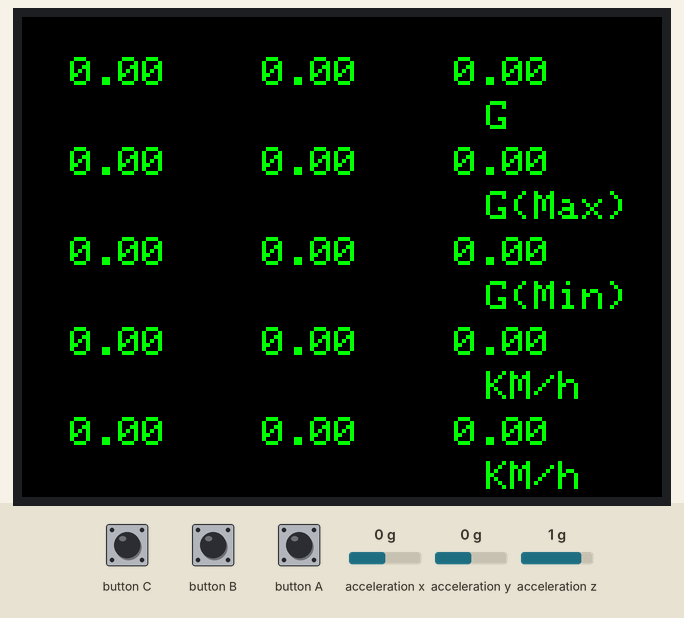
The sketch below on a simulated ESP32. On the bench: 320×240 colour display. The test bench sets the inputs (shaded band); at power-on: acceleration x 0 g, acceleration y 0 g, acceleration z 1 g.

Above: at 1.4 s.
1.5 s: acceleration x set to -1.4 g
At 2.7 s:
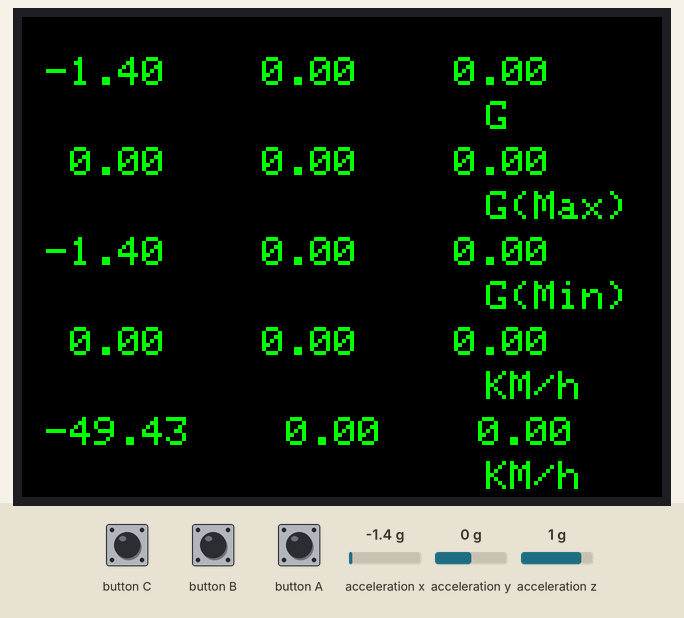
3.0 s: acceleration y set to -1.4 g
At 4.2 s:
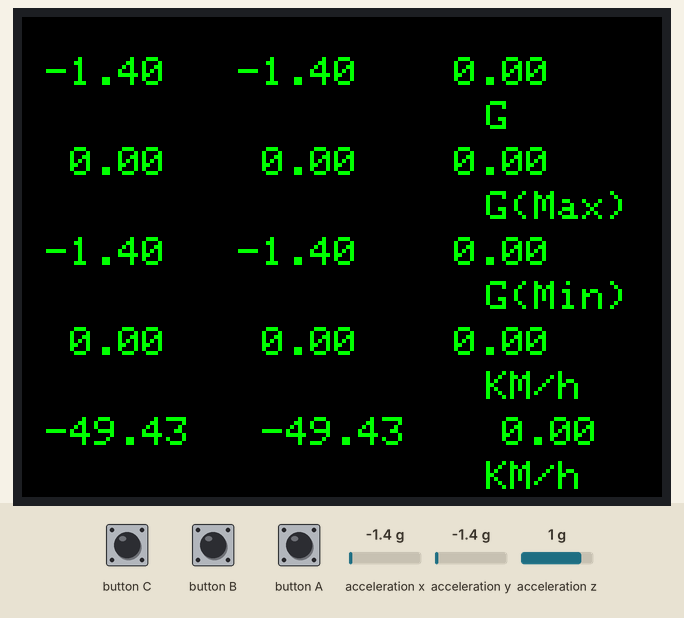
4.6 s: acceleration z set to -1.4 g
At 5.9 s:
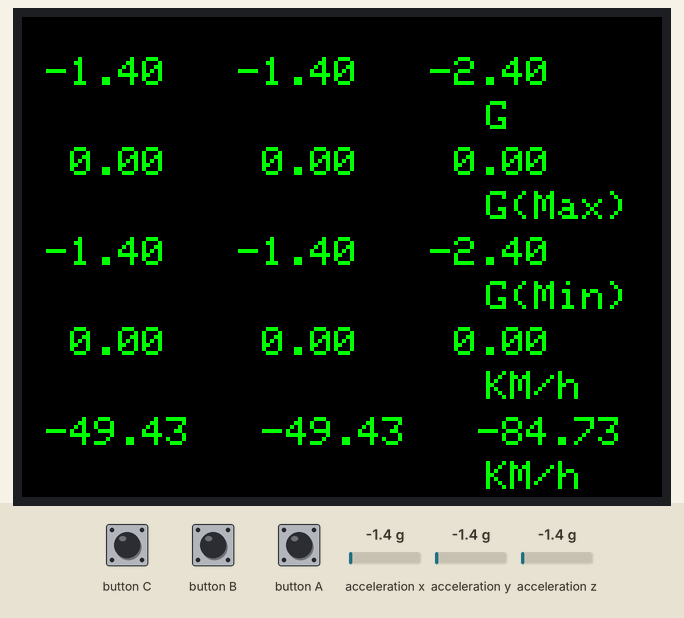
6.2 s: acceleration x set to -0.8 g
At 7.0 s:
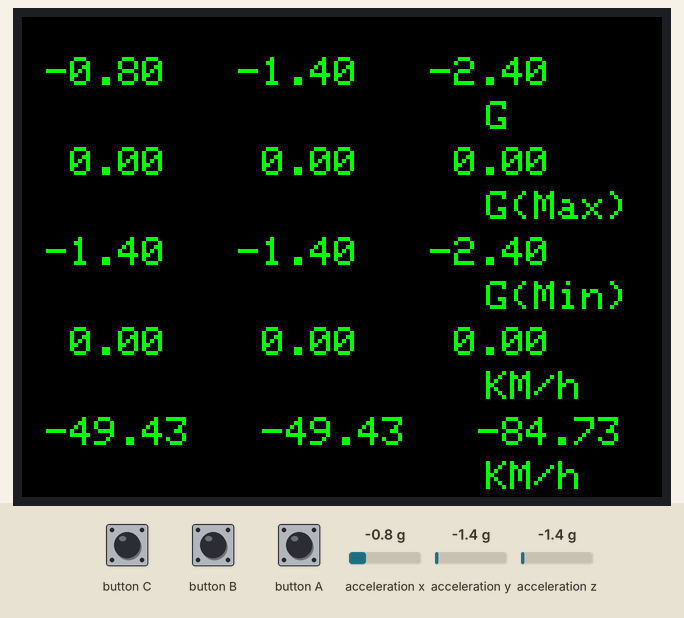
7.7 s: button B pressed for 0.15 s
At 8.8 s:
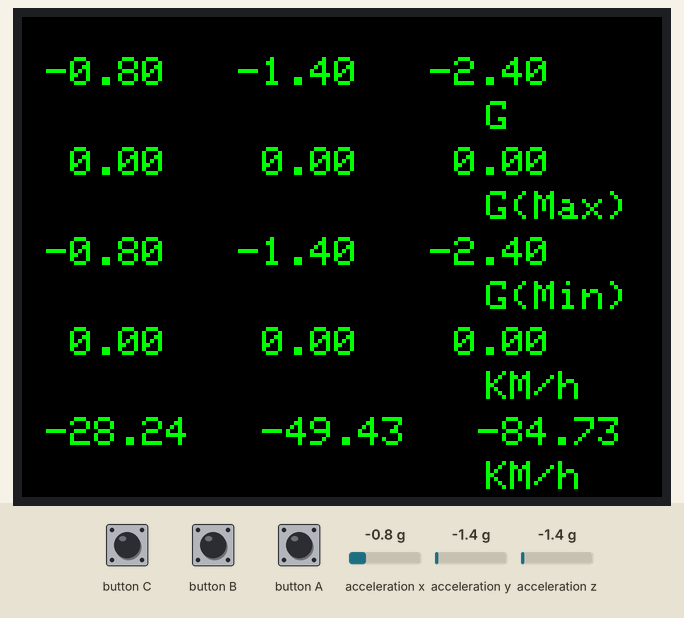
Timing chart, 0 to 10.7 s (numbered marks = the images above; inputs shaded):
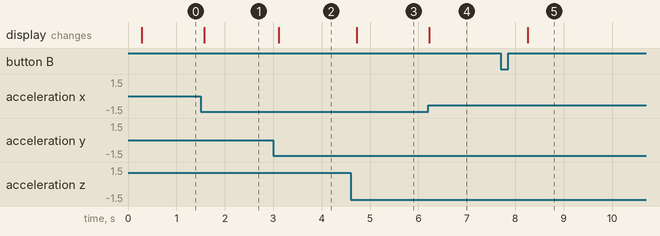

The sketch:

Acceleration.ino
```cpp
#define M5STACK_MPU6886

#include <M5Stack.h>

float accX = 0.0F;
float accY = 0.0F;
float accZ = 0.0F;

float maxAccX = 0.0F;
float maxAccY = 0.0F;
float maxAccZ = 0.0F;

float minAccX = 0.0F;
float minAccY = 0.0F;
float minAccZ = 0.0F;

float maxAccKMX = 0.0F;
float maxAccKMY = 0.0F;
float maxAccKMZ = 0.0F;

float minAccKMX = 0.0F;
float minAccKMY = 0.0F;
float minAccKMZ = 0.0F;

float oneGSec = 9.80665F; // 1g = 9.80665m/s^2
float km = oneGSec * 60.0F * 60.0F / 1000.0F;

void setup(){

  M5.begin();
  M5.Power.begin();

  M5.IMU.Init();

  M5.Lcd.fillScreen(BLACK);
  M5.Lcd.setTextColor(GREEN , BLACK);
  M5.Lcd.setTextSize(2);
}

void _reset() {
  maxAccX = 0.0F;
  maxAccY = 0.0F;
  maxAccZ = 0.0F;
  minAccX = 0.0F;
  minAccY = 0.0F;
  minAccZ = 0.0F;

  maxAccKMX = 0.0F;
  maxAccKMY = 0.0F;
  maxAccKMZ = 0.0F;
  minAccKMX = 0.0F;
  minAccKMY = 0.0F;
  minAccKMZ = 0.0F;
}

void loop() {
  M5.IMU.getAccelData(&accX,&accY,&accZ);

  accZ = accZ - 1; // Z axis gets 1g in nature.

  M5.update();
  if (M5.BtnB.wasReleased()) {
    _reset();
    delay(300); // avoid button press vibration
  }

  if(maxAccX < accX) {
    maxAccX = accX;
    maxAccKMX = maxAccX * km;
  }
  if(maxAccY < accY) {
    maxAccY = accY;
    maxAccKMY = maxAccY * km;
  }
  if(maxAccZ < accZ) {
    maxAccZ = accZ;
    maxAccKMZ = maxAccZ * km;
  }

  if(minAccX > accX) {
    minAccX = accX;
    minAccKMX = minAccX * km;
  }
  if(minAccY > accY) {
    minAccY = accY;
    minAccKMY = minAccY * km;
  }
  if(minAccZ > accZ) {
    minAccZ = accZ;
    minAccKMZ = minAccZ * km;
  }

  M5.Lcd.setCursor(0, 20);
  M5.Lcd.printf(" %5.2f   %5.2f   %5.2f   ", accX, accY, accZ);
  M5.Lcd.setCursor(220, 42);
  M5.Lcd.print(" G");

  M5.Lcd.setCursor(0, 65);
  M5.Lcd.printf(" %5.2f   %5.2f   %5.2f   ", maxAccX, maxAccY, maxAccZ);
  M5.Lcd.setCursor(220, 87);
  M5.Lcd.print(" G(Max)");

  M5.Lcd.setCursor(0, 110);
  M5.Lcd.printf(" %5.2f   %5.2f   %5.2f   ", minAccX, minAccY, minAccZ);
  M5.Lcd.setCursor(220, 132);
  M5.Lcd.print(" G(Min)");

  M5.Lcd.setCursor(0, 155);
  M5.Lcd.printf(" %5.2f   %5.2f   %5.2f   ", maxAccKMX, maxAccKMY, maxAccKMZ);
  M5.Lcd.setCursor(220, 177);
  M5.Lcd.print(" KM/h");

  M5.Lcd.setCursor(0, 200);
  M5.Lcd.printf(" %5.2f   %5.2f   %5.2f   ", minAccKMX, minAccKMY, minAccKMZ);
  M5.Lcd.setCursor(220, 222);
  M5.Lcd.print(" KM/h");

  delay(1);
}
```

Measured:
- after the input at 1.5 s, the display: changes after 0.07 s (image 1)
- after the input at 3.0 s, the display: changes after 0.11 s (image 2)
- after the input at 4.6 s, the display: changes after 0.12 s (image 3)
- after the input at 6.2 s, the display: changes at once (image 4)
- after the input at 7.7 s, the display: changes after 0.56 s (image 5)
